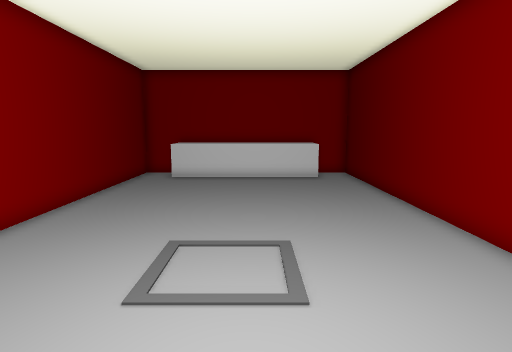
view 1 (above)

12 first-person views from a walk through a level from a Godot 3-D game. The camera is 1.3 m above the floor, tilts 8° down and sees 75° across. The floor is counted in squares, 0.5 m on a side. Each view is taken from the middle of a square. On the plan, view 1 faces up. The plan holds only what a view shows up to about 20 squares ahead; the rest is blank. Flat picture figures and markers are not drawn. Some surface patterns are stand-ins.

view 2
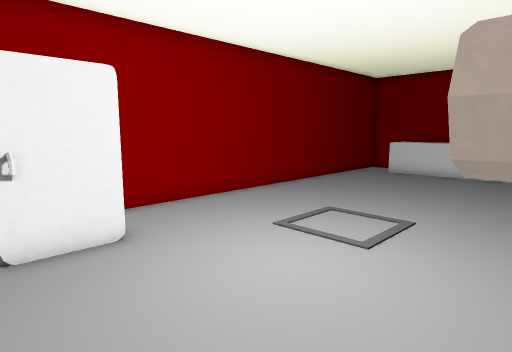

view 3
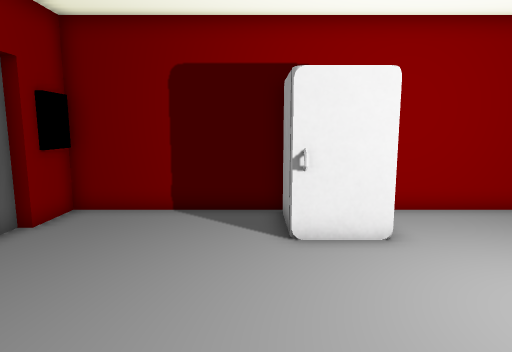

view 4
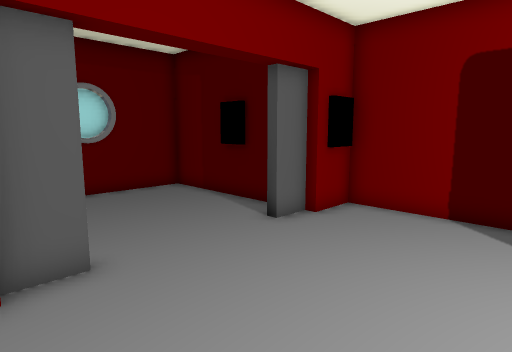

view 5
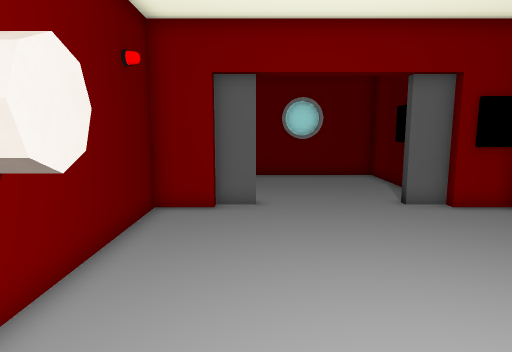

view 6
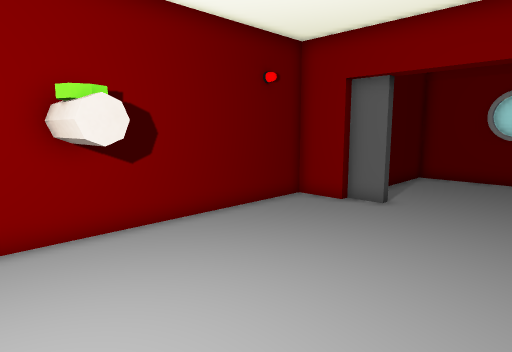

view 7
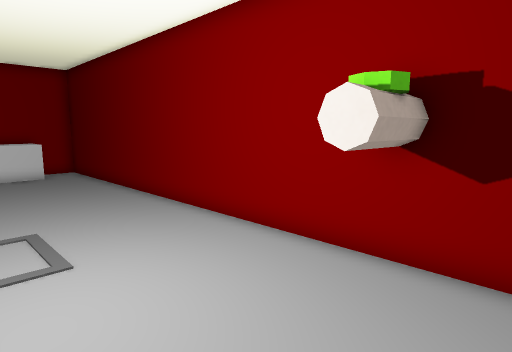

view 8
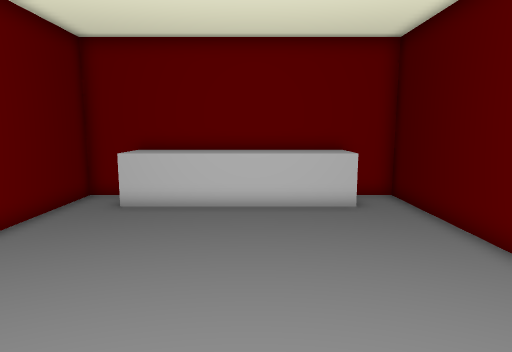

view 9
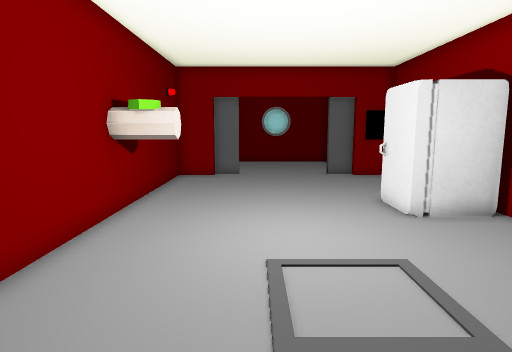

view 10
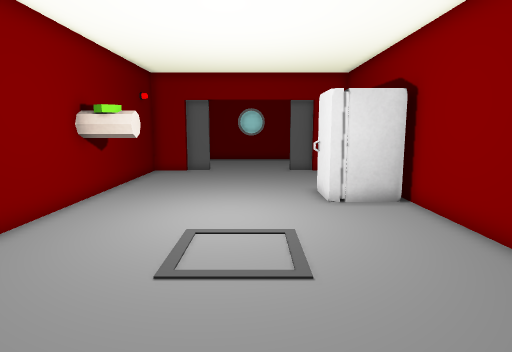

view 11
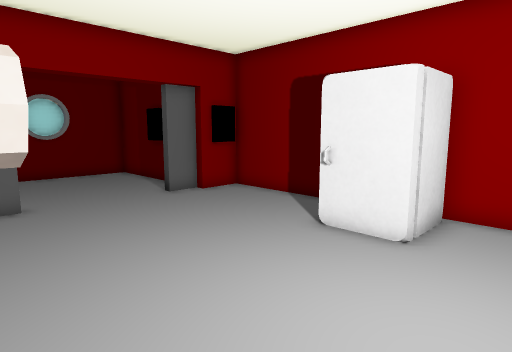

view 12
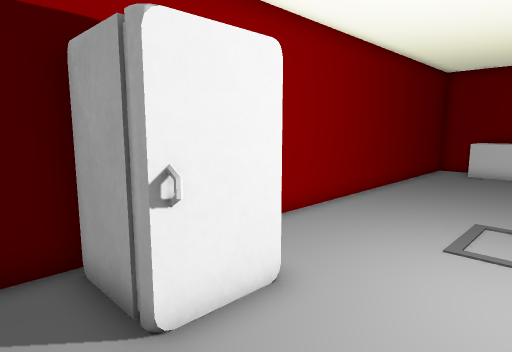

### Floor plan
Key: @ floor where view 1 was taken; # wall or solid block; . floor; D closed door; ^ raised ledge; F fridge; O other object.
Columns run from 7 left of view 1 to 6 right of it. Each row starts with its distance up from view 1.
 20 ###^^^^^^^^##
 19 #..^^^^^^^^.#
 18 #..^^^^^^^^.#
 17 #...........#
 16 #...........#
 15 #...........#
 14 #...........#
 13 #...........#
 12 #...........#
 11 #...........#
 10 #...........#
  9 #...........#
  8 #...........#
  7 #...........#
  6 #...........#
  5 #...........#
  4 #...........#
  3 #...........##
  2 #...........##
  1 #FFF......OOO#
  0 #  F...@..OOO#
 -1 #FFF........##
 -2 #...........#
 -3 #...........#
 -4 #...........#
 -5 #...........#
 -6 #...........#
 -7 #...........#
 -8 DDDD.....DDDD
 -9    D.....DD#
-10   #.......
-11   # ......
-12   ##......#
-13   #.......#
-14   #.......#
-15   #.......#
-16   #########

Where each view was taken, in squares from view 1:
view 1: 0 up, 0 right, facing up
view 2: 2 down, 4 right, facing up-left
view 3: 2 down, 4 right, facing left
view 4: 2 down, 4 right, facing down-left
view 5: 3 up, 2 right, facing down
view 6: 3 up, 3 left, facing down-right
view 7: 2 down, 1 left, facing up-right
view 8: 7 up, 0 right, facing up
view 9: 11 up, 1 right, facing down
view 10: 13 up, 1 left, facing down
view 11: 4 up, 4 right, facing down-left
view 12: 3 down, 0 right, facing up-left
